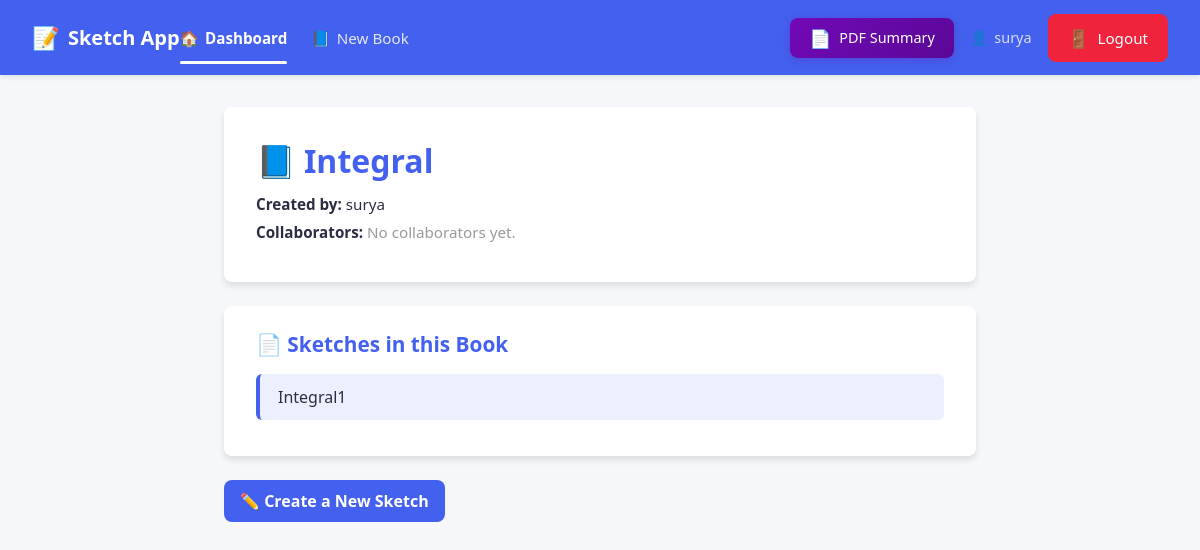
Screenshot of /book/16/ (signed in) with the database file from the repository.
### app/models.py (models this page shows, shortened)
class Book(models.Model):
    name = models.CharField(max_length=200)
    created_by = models.ForeignKey(User, on_delete=models.CASCADE, related_name="created_books")
    collaborators = models.ManyToManyField(User, related_name="collaborating_books")
    created_at = models.DateTimeField(auto_now_add=True)

class Sketch(models.Model):
    book = models.ForeignKey(Book, on_delete=models.CASCADE, related_name="sketches")
    name = models.CharField(max_length=200)
    created_by = models.ForeignKey(User, on_delete=models.CASCADE)
    image = models.ImageField(upload_to="sketches/", blank=True, null=True)
    strokes = models.JSONField(default=list)
    created_at = models.DateTimeField(auto_now_add=True)
    ocr_explanation = models.TextField(blank=True, null=True)  # Store the explanation text
    audio_summary = models.FileField(upload_to="audio_summaries/", blank=True, null=True)  # Store audio file
    audio_generated_at = models.DateTimeField(blank=True, null=True)  # Track when audio was generated

### app/views.py (the view)
# urls.py: path("book/<int:book_id>/", views.book_detail, name="book_detail"),
@login_required
def book_detail(request, book_id):
    book = get_object_or_404(Book, id=book_id)
    if request.user != book.created_by and request.user not in book.collaborators.all():
        return JsonResponse({"error": "Unauthorized"}, status=403)
    return render(request, "book_detail.html", {
        "book": book,
        "sketches": book.sketches.all()
    })

### app/templates/book_detail.html (shortened to what this page needs)
{% include 'navbar.html' %}
<div class="content-container">
  <div class="book-header">
    <h2><span class="icon">📘</span> {{ book.name }}</h2>
    <p><strong>Created by:</strong> {{ book.created_by.username }}</p>
    <p>
      <strong>Collaborators:</strong>
      {% if book.collaborators.exists %} {{ book.collaborators.all|join:", " }}
      {% else %}
      <span style="color: #999">No collaborators yet.</span>
      {% endif %}
    </p>
  </div>
  <div class="sketches-section">
    <h3>📄 Sketches in this Book</h3>
    <ul class="sketch-list">
      {% for sketch in sketches %}
      <li>
        <a href="/sketch/{{ sketch.id }}/">{{ sketch.name }}</a>
      </li>
      {% empty %}
      <li style="color: #777">No sketches yet.</li>
      {% endfor %}
    </ul>
  </div>
  <a href="/book/{{ book.id }}/create-sketch/" class="create-btn">
    ✏️ Create a New Sketch
  </a>
</div>

### app/templates/navbar.html (shortened to what this page needs)
<!DOCTYPE html>
<html lang="en">
  <head>
  </head>
  <body>
    <nav class="navbar">
      <div class="navbar-left">
        <a href="{% url 'dashboard' %}" class="navbar-brand">
          <span class="icon">📝</span> Sketch App
        </a>
        <ul class="navbar-nav">
          <li class="nav-item">
            <a href="{% url 'dashboard' %}" class="nav-link active">
              <span class="icon">🏠</span> Dashboard
            </a>
          </li>
          <li class="nav-item">
            <a href="{% url 'create_book' %}" class="nav-link">
              <span class="icon">📘</span> New Book
            </a>
          </li>
        </ul>
      </div>
      <div class="navbar-right">
        {% if user.is_authenticated %}
        <a
          href="http://localhost:8501/"
          target="_blank"
          class="btn-pdf-summary"
          title="Upload PDF and get AI-powered summary"
        >
          <span class="icon">📄</span>
          <span>PDF Summary</span>
        </a>
        <div class="username">
          <span class="icon">👤</span> {{ user.username }}
        </div>
        <form method="post" action="{% url 'logout' %}" style="display: inline">
          <button
            type="submit"
            style="
              background-color: #ef233c;
              color: white;
              border: none;
              padding: 0.75rem 1.25rem;
              font-size: 0.95rem;
              font-weight: 500;
              border-radius: 8px;
              cursor: pointer;
              display: inline-flex;
              align-items: center;
              transition: background-color 0.2s ease-in-out;
            "
            onmouseover="this.style.backgroundColor='#c1002a'"
            onmouseout="this.style.backgroundColor='#ef233c'"
          >
            <span style="margin-right: 0.5rem; font-size: 1.1rem">🚪</span>
            Logout
          </button>
        </form>
        {% else %}
        <a href="{% url 'login' %}" class="btn-outline-light">Login</a>
        {% endif %}
      </div>
    </nav>
  </body>
</html>

### app/templates/navbar.html (style rules this page uses)
:root { --primary: #4361ee; --primary-hover: #3a56d4; --primary-dark: #2a46cc; --dark: #2b2d42; --light: #f8f9fa; --gray: #6c757d; --light-gray: #dee2e6; --accent: #7209b7; --accent-hover: #5a0896; }
* { margin: 0; padding: 0; box-sizing: border-box; font-family: "Segoe UI", Tahoma, Geneva, Verdana, sans-serif; }
.navbar { background-color: var(--primary); color: white; padding: 0.85rem 2rem; display: flex; justify-content: space-between; align-items: center; box-shadow: 0 2px 5px rgba(0, 0, 0, 0.1); position: relative; z-index: 1000; }
.navbar-brand { font-size: 1.25rem; font-weight: 600; color: white; text-decoration: none; display: flex; align-items: center; }
.navbar-brand .icon { margin-right: 0.5rem; font-size: 1.4rem; }
.navbar-left, .navbar-right { display: flex; align-items: center; }
.navbar-nav { display: flex; list-style: none; gap: 1.5rem; margin: 0; padding: 0; }
.nav-item { position: relative; }
.nav-link { color: rgba(255, 255, 255, 0.85); text-decoration: none; font-size: 0.95rem; font-weight: 500; padding: 0.5rem 0; transition: color 0.2s ease; display: flex; align-items: center; }
.nav-link .icon { margin-right: 0.4rem; }
.nav-link.active { color: white; font-weight: 600; }
.nav-link.active::after { content: ""; position: absolute; bottom: -0.5rem; left: 0; width: 100%; height: 3px; background-color: white; border-radius: 3px; }
.username { font-size: 0.9rem; color: rgba(255, 255, 255, 0.8); margin-right: 1rem; display: flex; align-items: center; }
.username .icon { margin-right: 0.4rem; }
.btn-pdf-summary { background: linear-gradient( 135deg, var(--accent) 0%, var(--accent-hover) 100% ); color: white; border: none; padding: 0.5rem 1.2rem; border-radius: 8px; font-size: 0.9rem; font-weight: 500; text-decoration: none; display: inline-flex; align-items: center; gap: 0.5rem; transition: all 0.3s ease; box-shadow: 0 2px 8px rgba(114, 9, 183, 0.3); cursor: pointer; margin-right: 1rem; }
.btn-pdf-summary .icon { font-size: 1.1rem; animation: pulse 2s ease-in-out infinite; }

### app/templates/book_detail.html (style rules this page uses)
:root { --primary: #4361ee; --primary-hover: #3a56d4; --primary-light: rgba(67, 97, 238, 0.1); --dark: #2b2d42; --light: #f8f9fa; --gray: #6c757d; --light-gray: #dee2e6; --border-radius: 8px; --shadow: 0 4px 6px rgba(0, 0, 0, 0.1); }
body { background-color: #f5f7fa; }
.content-container { max-width: 800px; margin: 2rem auto 4rem; padding: 0 1.5rem; }
.book-header { background: white; border-radius: var(--border-radius); box-shadow: var(--shadow); padding: 2rem; margin-bottom: 1.5rem; }
.book-header h2 { font-size: 2rem; color: var(--primary); margin-bottom: 0.75rem; display: flex; align-items: center; }
.book-header h2 .icon { margin-right: 0.5rem; }
.book-header p { color: var(--dark); margin-bottom: 0.5rem; font-size: 0.95rem; }
.sketches-section { background: white; border-radius: var(--border-radius); box-shadow: var(--shadow); padding: 1.5rem 2rem; margin-bottom: 1.5rem; }
.sketches-section h3 { color: var(--primary); margin-bottom: 1rem; font-size: 1.3rem; }
.sketch-list { list-style: none; padding: 0; }
.sketch-list li { background: var(--primary-light); padding: 12px 18px; margin-bottom: 12px; border-left: 4px solid var(--primary); border-radius: 6px; transition: background 0.3s; }
.sketch-list li a { text-decoration: none; color: var(--dark); font-weight: 500; }
.create-btn { display: inline-block; background-color: var(--primary); color: white; padding: 10px 16px; border-radius: var(--border-radius); text-decoration: none; font-weight: bold; transition: background 0.2s; }

### rows the page displays
Book: name "Integral", created_by.username "surya"
Sketch: name "Integral1"

### other values shown
{{ user.username }} "surya"
